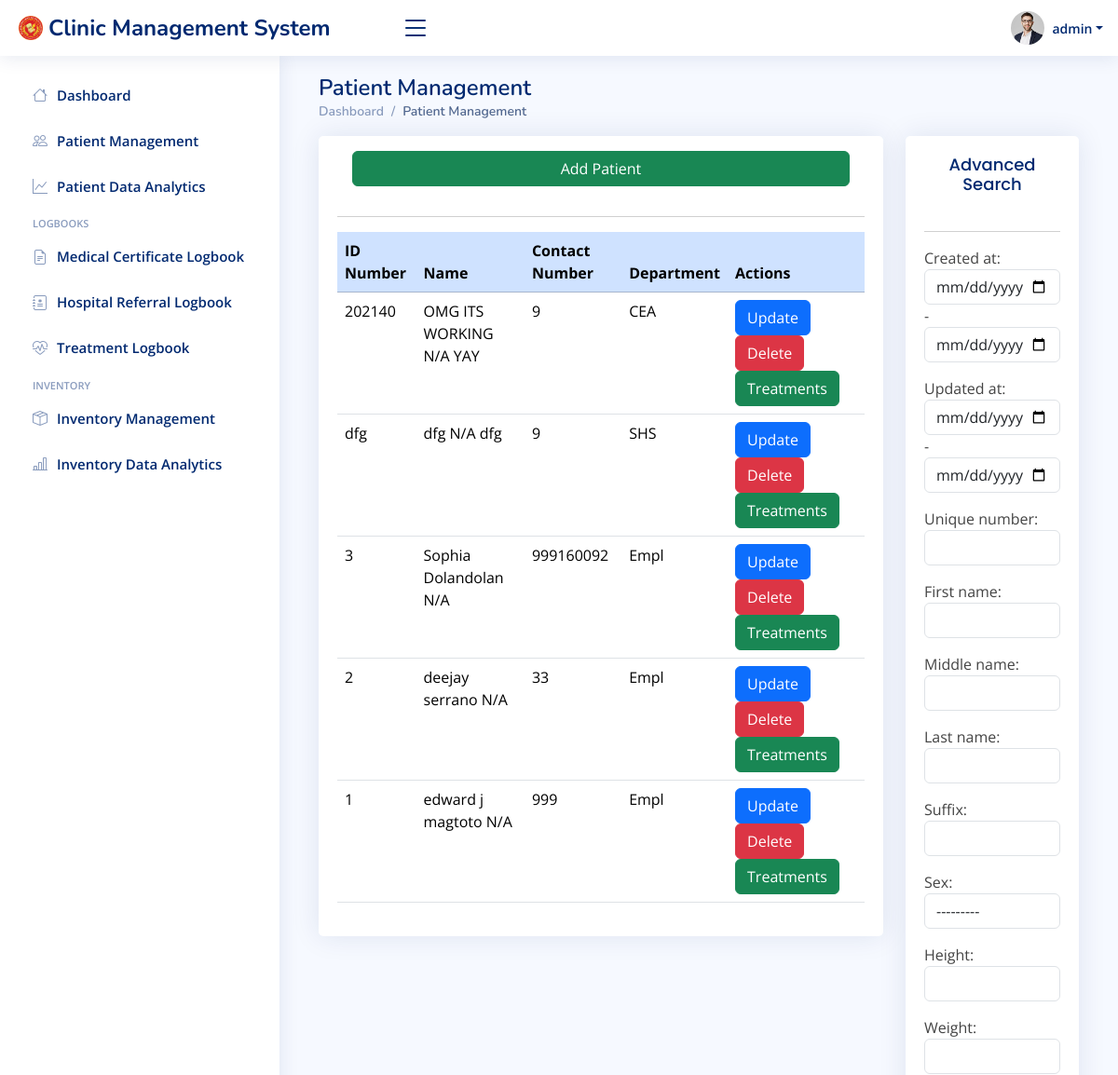
/patientdata/ (signed in, upper part), run on an earlier commit of the app's database.
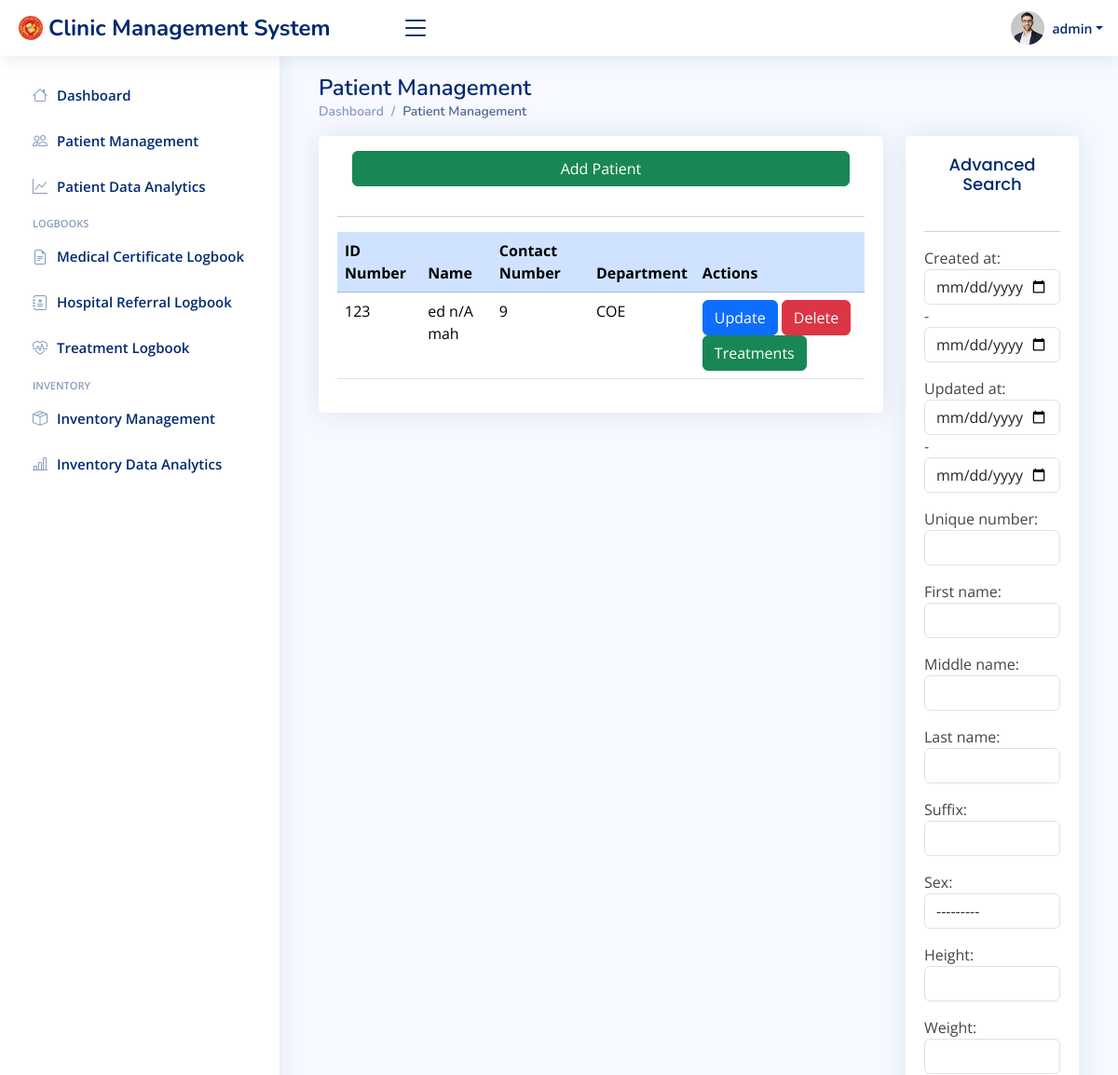
And on a later commit of the database.
### cms/models.py (models this page shows, shortened)
class patient(models.Model):
    created_at = models.DateTimeField(auto_now_add=True)
    updated_at = models.DateTimeField(auto_now=True)
    unique_number = models.CharField(unique=True, max_length=10)
    first_name = models.CharField(max_length=100)
    middle_name = models.CharField(max_length=100)
    last_name = models.CharField(max_length=100)
    suffix = models.CharField(max_length=2, blank=True)
    SEX_CHOICES = [
        ("Male", "Male"),
        ("Female", "Female"),
    ]
    sex = models.CharField(max_length=6, choices=SEX_CHOICES)
    height = models.CharField(max_length=10, blank=True)
    weight = models.CharField(max_length=10, blank=True)
    address = models.CharField(max_length=100, blank=True)
    DEPARTMENT_CHOICES = [
        ("Empl", "Employee"),
        ("COE", "COE - College of Education"),
        ("CEA", "CEA - College of Architecture and Engineering"),
        ("CBS", "CBS - College of Business Studies"),
        ("CAS", "CAS - College of Arts and Science"),
        ("CSSP", "CSSP - College of Scial Science and Philosophy"),
        ("CCS", "CCS - College of Computing Studies"),
        ("CHTM", "CHTM - College of Hospitality and Tourism Management"),
        ("CIT", "CIT - College of Industrial Technology"),
        ("Law", "Law - School of Law"),
        ("GS", "GS - Graduate Studies"),
        ("SHS", "SHS - Senior High School"),
        ("LHS", "LHS - Laboratory High School"),
    ]
    department = models.CharField(max_length=4, choices=DEPARTMENT_CHOICES)
    course = models.CharField(max_length=100, blank=True, null=True)
    year_and_section = models.CharField(max_length=10, blank=True)
    contact_number = models.PositiveIntegerField(default='09')
    provider = models.CharField(max_length=100, blank=True)
    provider_updated = models.CharField(max_length=100, blank=True)

### cms/views.py (the view)
# urls.py: path('patientdata/', views.patientdata_view, name="Patient Data"),
@login_required(login_url="Login")
def patientdata_view(request):
    myFilter = PatientFilter(request.GET, queryset=patient.objects.all().order_by('-id'))
    patients = myFilter.qs
    context = {'patients':patients, 'myFilter':myFilter}
    return render(request, 'cms/patient-data.html', context)

### cms/templates/cms/patient-data.html (shortened to what this page needs)
{% extends "cms/base.html" %}
{% block content %}
<div class="container">
    <div class="pagetitle">
        <h1>Patient Management</h1>
        <nav>
            <ol class="breadcrumb">
              <li class="breadcrumb-item"><a href="{% url 'Dashboard'%}">Dashboard</a></li>
              <li class="breadcrumb-item active">Patient Management</li>
            </ol>
          </nav>
    </div>
    <div class="row">
        <div class="col-lg-9">
            <div class="card card-body">
                <a class="btn btn-success m-3 btn-block" href= {% url "Patient Add" %}>
                    Add Patient
                <hr>
                <div class="table-responsive">
                    <table class="table datatable">
                        <thead>
                            <tr>
                                <th class="table-primary">ID Number</th>
                                <th class="table-primary">Name</th>
                                <th class="table-primary">Contact Number</th>
                                <th class="table-primary">Department</th>
                                <th class="table-primary">Actions</th>
                            </tr>
                        </thead>
                        <tbody>
                            {% for patient in patients %}
                            <tr>
                                <td>{{patient.unique_number}}</td>
                                <td>{{patient.first_name}} {{patient.middle_name}} {{patient.last_name}} {{patient.suffix}}</th>
                                <td>{{patient.contact_number}}</td>
                                <td>{{patient.department}}</td>
                                <td>
                                    <a href="{% url 'Patient Update' patient.id %}">
                                        <button class="btn btn-primary" type="button">Update</button>
                                    </a>
                                    <a href="{% url 'Patient Delete' patient.id %}">
                                        <button class="btn btn-danger" type="button">Delete</button>
                                    </a>
                                    <a href="{% url 'Treatment Data' patient.id %}">
                                        <button class="btn btn-success" type="button">Treatments</button>
                                    </a>
                                </td>
                            </tr>
                            {% endfor %}
                        </tbody>
                    </table>
                </div>
            </div>
        </div>
        <div class="col-lg-3">
            <div class="card card-body">
                <h2 class="card-title text-center">Advanced Search</h2>
                <hr>
                <div class="form-group">
                    <form method="GET">
                        {{myFilter.form.as_p}}
                        <br>
                    </form>
                </div>
            </div>
        </div>
    </div>
</div>
{% endblock content %}

What changed in the data, as far as the page shows it:
removed patient: unique_number "202140", first_name "OMG ITS WORKING", middle_name "N/A", last_name "YAY", contact_number "9", department "CEA"
removed patient: unique_number "dfg", first_name "dfg", middle_name "N/A", last_name "dfg", contact_number "9", department "SHS"
removed patient: unique_number "3", first_name "Sophia", last_name "Dolandolan", suffix "N/A", contact_number "999160092", department "Empl"
removed patient: unique_number "2", first_name "deejay", last_name "serrano", suffix "N/A", contact_number "33", department "Empl"
changed patient: unique_number "1" → "123"; first_name "edward" → "ed"; middle_name "j" → "n/A"; last_name "magtoto" → "mah"; contact_number "999" → "9"; department "Empl" → "COE"; suffix "N/A" → (not shown)
